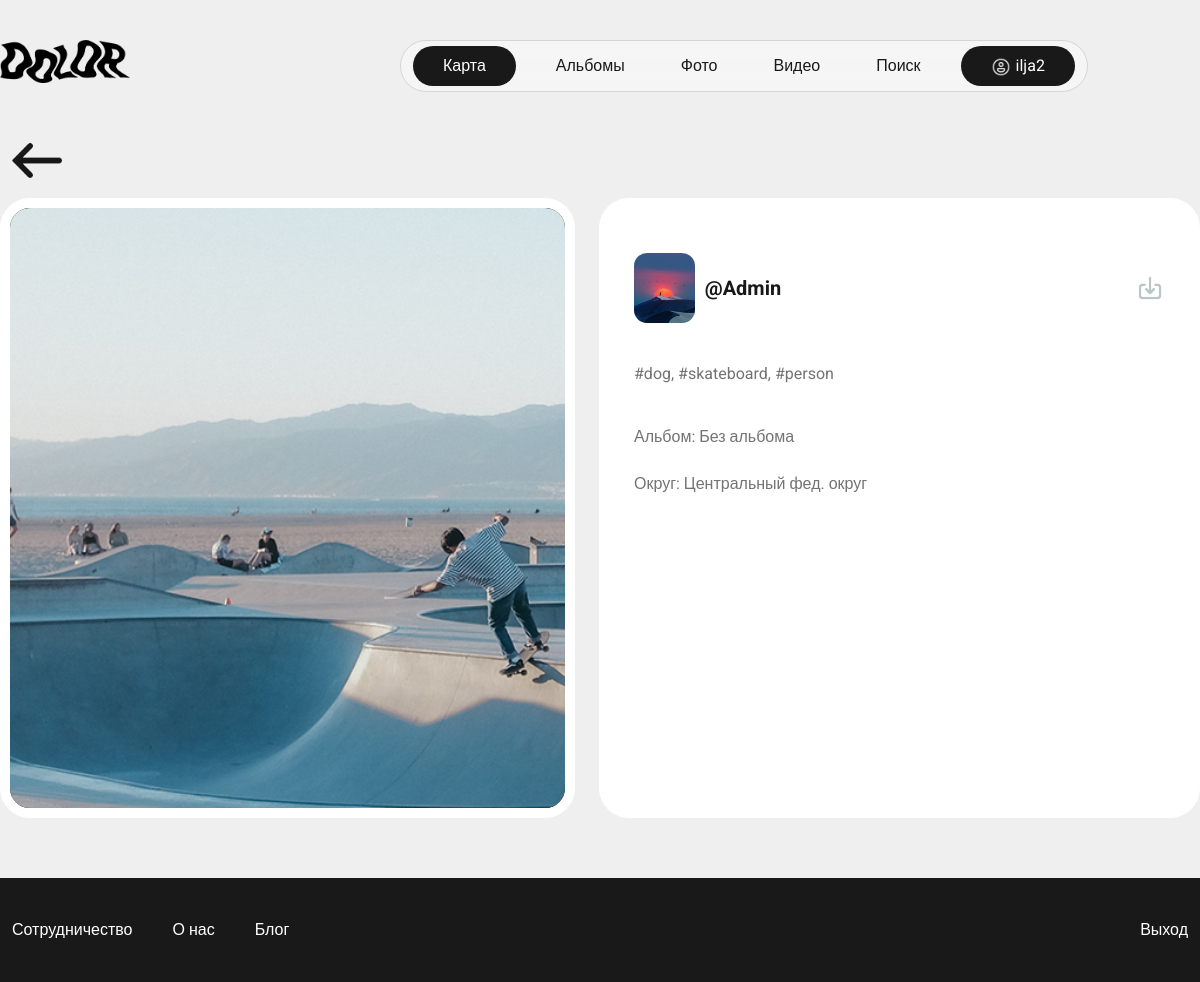
Page /photo/176/ (signed in) on the committed database.
### project/apps/base/models.py (models this page shows, shortened)
class User(AbstractUser):
    username = models.CharField(max_length=256, null=True)
    email = models.EmailField(unique=True, null=True)
    login = models.CharField(max_length=256, null=True)
    avatar = models.ImageField(null=True, blank=True, upload_to='avatars', default="avatar.svg")
    avatar_brightness = models.CharField(max_length=256, null=True, blank=True)
    avatar_contrast = models.CharField(max_length=256, null=True, blank=True)
    avatar_rotation = models.CharField(max_length=256, null=True, blank=True)
    created = models.DateTimeField(auto_now_add=True)
    updated = models.DateTimeField(auto_now=True)
    USERNAME_FIELD = 'email'
    REQUIRED_FIELDS = ['username']
    class Meta:
        ordering = ['-id', '-updated']
        verbose_name = 'User'
        verbose_name_plural = 'Users'
    def __str__(self):
        return self.username or self.email

class UploadedPhotos(models.Model):
    owner = models.ForeignKey(User, on_delete=models.SET_NULL, null=True)
    photo = models.ImageField(null=True, upload_to=get_photo_upload_path, default="ava1.jpg")
    reducted = models.ImageField(null=True, upload_to=get_photo_reducted_upload_path, default="ava1.jpg")
    description = models.TextField(null=True, blank=True)
    tags = models.CharField(max_length=256, null=True, blank=True)
    album = models.ForeignKey(Albums, on_delete=models.SET_NULL, null=True, blank=True)
    region = models.ForeignKey(Regions, on_delete=models.SET_NULL, null=True, blank=True)
    brightness = models.CharField(max_length=256, null=True, blank=True)
    contrast = models.CharField(max_length=256, null=True, blank=True)
    rotation = models.CharField(max_length=256, null=True, blank=True)
    created = models.DateTimeField(auto_now_add=True)
    updated = models.DateTimeField(auto_now=True)
    class Meta:
        ordering = ['-id', '-updated']
        verbose_name = 'Uploaded Photo'
        verbose_name_plural = 'Uploaded Photos'

class Regions(models.Model):
    name = models.CharField(max_length=256, null=True)
    created = models.DateTimeField(auto_now_add=True)
    updated = models.DateTimeField(auto_now=True)
    class Meta:
        ordering = ['-id', '-updated']
        verbose_name = 'Region'
        verbose_name_plural = 'Regions'
    def __str__(self):
        return self.name

### project/apps/base/views.py (the view)
# urls.py: path('photo/<str:pk>/', views.s_photo, name='photo'),
def s_photo(request, pk):
    single_photo = models.UploadedPhotos.objects.get(id=pk)
    context = {'photo': single_photo}
    return render(request, 'base/single_photo.htm', context)

### project/apps/base/templates/base/single_photo.htm (shortened to what this page needs)
{% extends 'index.htm' %}
{% load static %}
{% block content %}
    <div class="content padding_content">
        <div class="container">
            <a href="{{ request.META.HTTP_REFERER }}" class="arrow_back">
                <img src="{% static 'assets/img/arrow_back.png' %}">
            </a>
            <div class="row">
                <div class="col photo_view_full">
                    <img src="{{ photo.photo.url }}" alt="" class="photo_view_full_img" style="transform: scale(1) rotate({{ photo.rotation }}deg); filter: brightness({{ photo.brightness }}) contrast({{ photo.contrast }});">
                </div>
                <div class="col photo_view_information">
                    <div class="published_img_info">
                        <div class="view_photo_user_img user_photo_box">
                            <img src="{{ photo.owner.avatar.url }}" class="user_photo_img">uploads/
                        </div>
                        <div class="user_name view_user_name">
                            <a href="{% url 'user_profile' photo.owner.id %}" class="heading_txt">@{{ photo.owner }}</a>
                            <a href="{{ photo.photo.url }}" class="download_btn" download><img src="{% static 'assets/img/download.png' %}"></a>
                        </div>
                    </div>
                    <div class="view_media_description">
                    </div>
                    <div class="view_photo_hashtag_str grey_txt">
                        <p>{{ photo.tags }}</p>
                    </div>
                    <div class="view_photo_album_str grey_txt">Альбом: {% if photo.album is None %} Без альбома {% else %} {{ photo.album }} {% endif %}</div>
                    <div class="view_photo_album_str grey_txt">Округ: {% if photo.region is None %} Н/У {% else %} {{ photo.region }} {% endif %}</div>
                </div>
            </div>
        </div>
    </div>
{% endblock %}

### project/templates/header.htm
{% load static %}
    <div class="header">
        <div class="container">
            <div class="row header_block">
                <div class="col-4">
                    <div class="logo">
                        <a href="{% url 'main' %}">
                            <img class="logo_img" src="{% static 'assets/img/logo.png' %}">
                        </a>
                    </div>
                </div>
                <div class="col-4">
                    <div class="navigation">
                        <ul class="nav justify-content-center">
                            {% if request.user.is_authenticated %}
                                <li class="nav-item ">
                                    <a class="nav-link login_header_nav" href="{% url 'map' request.user.id %}">Карта</a>
                                </li>
                            {% endif %}
                            <li class="nav-item">
                                <a class="nav-link" href="{% url 'albums' %}">Альбомы</a>
                            </li>
                            <li class="nav-item">
                                <a class="nav-link" href="{% url 'photos' %}">Фото</a>
                            </li>
                            <li class="nav-item">
                                <a class="nav-link" href="{% url 'videos' %}">Видео</a>
                            </li>
                            <li class="nav-item">
                                <a class="nav-link" href="{% url 'search' %}">Поиск</a>
                            </li>
                            <li class="nav-item ">
                                {% if request.user.is_authenticated %}
                                    <a class="nav-link login_header_nav" href="{% url 'profile' %}"><img style="width:20px;margin-right:5px" src="{% static 'assets/img/user.png' %}">{{ request.user }}</a>
                                {% else %}
                                    <a class="nav-link login_header_nav" href="{% url 'login' %}">Вход</a>
                                {% endif %}
                            </li>
                        </ul>
                    </div>
                </div>
            </div>
        </div>
    </div>

### project/static/assets/css/main.css (style rules this page uses)
html,body { font-family: 'Roboto', sans-serif; color: #191919; height:100%; background-color:#EFEFEF; font-weight:400; }
ul { list-style-type: none; }
a { text-decoration: none; color:#191919 !important; }
.heading_txt { font-size: 20px; font-weight: 700; }
.grey_txt { color:#737373; }
.header { margin-top:40px; }
.container { max-width:1430px; }
.header_block .col-4 { padding-left:0; }
.logo img { width:130px; }
.navigation { z-index:9999; backdrop-filter: blur(8px); position: fixed; border-color: rgba(213, 213, 213, 1); border-style: solid; flex-shrink: 0; border-width: 1px; border-radius: 30px; background-color: rgba(255, 255, 255, 0.4); }
.navigation .nav-item { padding:5px 12px; }
.login_header_nav { background-color: #191919; color: white !important; border-radius: 100px; padding-left:30px; padding-right:30px; }
.content { flex: 1 1 auto; margin-top:80px; }
.user_photo_box { position: relative; overflow:hidden; width:43px; height:43px; border-radius: 13px; margin-right:10px; }
.user_photo_box img { position: absolute; top:50%; left:50%; transform:translate(-50%,-50%); min-width:100%; height:100%; object-fit:cover; }
.padding_content { margin-bottom: 60px; }
.arrow_back img { width:50px; margin-bottom:20px; margin-top: -20px; }
.photo_view_full { background-color: #191919; border-radius: 30px; padding-top: 50%; position: relative; overflow:hidden; border: 10px solid white; }
.photo_view_full_img { position: absolute; top: 0; left: 0; min-width:101%; height:100%; object-fit:cover; }
.photo_view_information { background-color: white; border-radius: 30px; margin-left:2%; padding: 45px 35px; }
.photo_view_information div { padding-bottom:8px; }
.published_img_info { display: flex; padding-top: 10px; text-align: center; line-height: 70px; }
.view_photo_user_img { width:70px; height:70px; }
.view_user_name { width: 100%; display: flex; justify-content: space-between; }
.download_btn img { width: 30px; }
.view_photo_hashtag_str, .view_photo_album_str { padding-top:15px; }

### rows in the picture
User: user "ilja2"
UploadedPhotos: photo (picture), owner.avatar (picture), owner "Admin", tags "#dog, #skateboard, #person", region "Центральный фед. округ"
